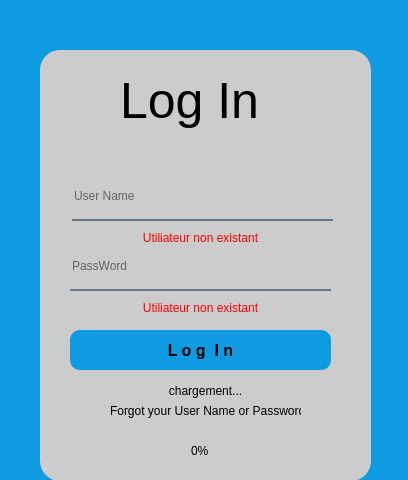
<?xml version="1.0" encoding="UTF-8"?>
<ui version="4.0">
 <class>Authentification</class>
 <widget class="QMainWindow" name="Authentification">
  <property name="geometry">
   <rect>
    <x>0</x>
    <y>0</y>
    <width>408</width>
    <height>480</height>
   </rect>
  </property>
  <property name="windowTitle">
   <string>MainWindow</string>
  </property>
  <property name="styleSheet">
   <string notr="true">
color: rgb(0, 0, 0);</string>
  </property>
  <widget class="QWidget" name="centralwidget">
   <property name="styleSheet">
    <string notr="true">background-color: #0E9BE1;</string>
   </property>
   <widget class="QLabel" name="label">
    <property name="geometry">
     <rect>
      <x>40</x>
      <y>50</y>
      <width>331</width>
      <height>431</height>
     </rect>
    </property>
    <property name="styleSheet">
     <string notr="true">border-radius: 20px;
background-color: #CCCCCC;
color:rgba(255, 255, 255, 210);
</string>
    </property>
    <property name="text">
     <string/>
    </property>
   </widget>
   <widget class="QLabel" name="label_2">
    <property name="geometry">
     <rect>
      <x>120</x>
      <y>70</y>
      <width>151</width>
      <height>61</height>
     </rect>
    </property>
    <property name="styleSheet">
     <string notr="true">background-color: transparent;
font-size: 50px;
</string>
    </property>
    <property name="text">
     <string>Log In</string>
    </property>
   </widget>
   <widget class="QLineEdit" name="lineEdit">
    <property name="geometry">
     <rect>
      <x>72</x>
      <y>180</y>
      <width>261</width>
      <height>41</height>
     </rect>
    </property>
    <property name="styleSheet">
     <string notr="true">background-color:rgba(0, 0, 0, 0);
border:none;
border-bottom:2px solid rgba(105, 118, 132, 255);
padding-bottom:7px;</string>
    </property>
    <property name="placeholderText">
     <string>User Name</string>
    </property>
   </widget>
   <widget class="QLineEdit" name="lineEdit_2">
    <property name="geometry">
     <rect>
      <x>70</x>
      <y>250</y>
      <width>261</width>
      <height>41</height>
     </rect>
    </property>
    <property name="styleSheet">
     <string notr="true">background-color:rgba(0, 0, 0, 0);
border:none;
border-bottom:2px solid rgba(105, 118, 132, 255);
padding-bottom:7px;</string>
    </property>
    <property name="echoMode">
     <enum>QLineEdit::Password</enum>
    </property>
    <property name="placeholderText">
     <string>PassWord</string>
    </property>
   </widget>
   <widget class="QPushButton" name="connectBtn">
    <property name="geometry">
     <rect>
      <x>70</x>
      <y>330</y>
      <width>261</width>
      <height>40</height>
     </rect>
    </property>
    <property name="font">
     <font>
      <pointsize>12</pointsize>
      <weight>75</weight>
      <bold>true</bold>
     </font>
    </property>
    <property name="styleSheet">
     <string notr="true">
border-color: none;
border-radius: 10px;
gridline-color: qlineargradient(spread:pad, x1:0, y1:0, x2:1, y2:0, stop:0 rgba(255, 178, 102, 255), stop:0.55 rgba(235, 148, 61, 255), stop:0.98 rgba(0, 0, 0, 255), stop:1 rgba(0, 0, 0, 0));</string>
    </property>
    <property name="text">
     <string>L o g  I n</string>
    </property>
   </widget>
   <widget class="QProgressBar" name="charge_formulaire">
    <property name="geometry">
     <rect>
      <x>120</x>
      <y>440</y>
      <width>161</width>
      <height>23</height>
     </rect>
    </property>
    <property name="styleSheet">
     <string notr="true">QProgressBar{
	
	background-color: #CCCCCC;
	border-style: none;
	border-radius: 10px;
	text-align: center;

}

QProgressBar::chunk{
	border-radius: 10px;
	background-color: #B8AC32;

}</string>
    </property>
    <property name="value">
     <number>0</number>
    </property>
   </widget>
   <widget class="QLabel" name="label_5">
    <property name="geometry">
     <rect>
      <x>110</x>
      <y>400</y>
      <width>191</width>
      <height>21</height>
     </rect>
    </property>
    <property name="styleSheet">
     <string notr="true">
background-color: none;</string>
    </property>
    <property name="text">
     <string>Forgot your User Name or Password? </string>
    </property>
   </widget>
   <widget class="QLabel" name="usernameerror">
    <property name="geometry">
     <rect>
      <x>130</x>
      <y>230</y>
      <width>141</width>
      <height>16</height>
     </rect>
    </property>
    <property name="styleSheet">
     <string notr="true">background-color: none;
color: red;</string>
    </property>
    <property name="text">
     <string>Utiliateur non existant</string>
    </property>
    <property name="alignment">
     <set>Qt::AlignCenter</set>
    </property>
   </widget>
   <widget class="QLabel" name="passworderror">
    <property name="geometry">
     <rect>
      <x>130</x>
      <y>300</y>
      <width>141</width>
      <height>16</height>
     </rect>
    </property>
    <property name="styleSheet">
     <string notr="true">background-color: none;
color: red;</string>
    </property>
    <property name="text">
     <string>Utiliateur non existant</string>
    </property>
    <property name="alignment">
     <set>Qt::AlignCenter</set>
    </property>
   </widget>
   <widget class="QLabel" name="label_6">
    <property name="geometry">
     <rect>
      <x>110</x>
      <y>380</y>
      <width>191</width>
      <height>21</height>
     </rect>
    </property>
    <property name="styleSheet">
     <string notr="true">
background-color: none;</string>
    </property>
    <property name="text">
     <string>chargement...</string>
    </property>
    <property name="alignment">
     <set>Qt::AlignCenter</set>
    </property>
   </widget>
  </widget>
 </widget>
 <resources/>
 <connections/>
</ui>
